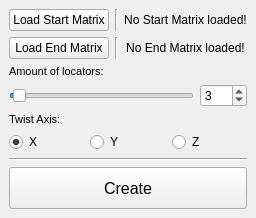
<?xml version="1.0" encoding="UTF-8"?>
<ui version="4.0">
 <class>MG_twist_MainWindow</class>
 <widget class="QMainWindow" name="MG_twist_MainWindow">
  <property name="geometry">
   <rect>
    <x>0</x>
    <y>0</y>
    <width>238</width>
    <height>218</height>
   </rect>
  </property>
  <property name="windowTitle">
   <string>MG_twist</string>
  </property>
  <widget class="QWidget" name="centralwidget">
   <layout class="QVBoxLayout" name="verticalLayout">
    <item>
     <layout class="QGridLayout" name="gridLayout">
      <item row="0" column="0">
       <widget class="QPushButton" name="loadStartMatrix_pushButton">
        <property name="sizePolicy">
         <sizepolicy hsizetype="Expanding" vsizetype="Expanding">
          <horstretch>0</horstretch>
          <verstretch>0</verstretch>
         </sizepolicy>
        </property>
        <property name="text">
         <string>Load Start Matrix</string>
        </property>
       </widget>
      </item>
      <item row="0" column="1">
       <widget class="Line" name="line_2">
        <property name="orientation">
         <enum>Qt::Vertical</enum>
        </property>
       </widget>
      </item>
      <item row="0" column="2">
       <widget class="QLabel" name="startMatrix_label">
        <property name="text">
         <string>No Start Matrix loaded!</string>
        </property>
        <property name="alignment">
         <set>Qt::AlignCenter</set>
        </property>
       </widget>
      </item>
      <item row="1" column="0">
       <widget class="QPushButton" name="loadEndMatrix_pushButton">
        <property name="sizePolicy">
         <sizepolicy hsizetype="Expanding" vsizetype="Expanding">
          <horstretch>0</horstretch>
          <verstretch>0</verstretch>
         </sizepolicy>
        </property>
        <property name="text">
         <string>Load End Matrix</string>
        </property>
       </widget>
      </item>
      <item row="1" column="1">
       <widget class="Line" name="line_3">
        <property name="orientation">
         <enum>Qt::Vertical</enum>
        </property>
       </widget>
      </item>
      <item row="1" column="2">
       <widget class="QLabel" name="endMatrix_label">
        <property name="text">
         <string>No End Matrix loaded!</string>
        </property>
        <property name="alignment">
         <set>Qt::AlignCenter</set>
        </property>
       </widget>
      </item>
     </layout>
    </item>
    <item>
     <widget class="QLabel" name="locators_label">
      <property name="font">
       <font>
        <pointsize>8</pointsize>
       </font>
      </property>
      <property name="text">
       <string>Amount of locators:</string>
      </property>
     </widget>
    </item>
    <item>
     <layout class="QHBoxLayout" name="horizontalLayout">
      <item>
       <widget class="QSlider" name="locators_horizontalSlider">
        <property name="minimum">
         <number>1</number>
        </property>
        <property name="maximum">
         <number>100</number>
        </property>
        <property name="value">
         <number>3</number>
        </property>
        <property name="orientation">
         <enum>Qt::Horizontal</enum>
        </property>
       </widget>
      </item>
      <item>
       <widget class="QSpinBox" name="locators_spinBox">
        <property name="minimum">
         <number>1</number>
        </property>
        <property name="maximum">
         <number>100</number>
        </property>
        <property name="value">
         <number>3</number>
        </property>
       </widget>
      </item>
     </layout>
    </item>
    <item>
     <widget class="QLabel" name="locators_label_2">
      <property name="font">
       <font>
        <pointsize>8</pointsize>
       </font>
      </property>
      <property name="text">
       <string>Twist Axis:</string>
      </property>
     </widget>
    </item>
    <item>
     <layout class="QHBoxLayout" name="horizontalLayout_2">
      <item>
       <widget class="QRadioButton" name="x_radioButton">
        <property name="text">
         <string>X</string>
        </property>
        <property name="checked">
         <bool>true</bool>
        </property>
       </widget>
      </item>
      <item>
       <widget class="QRadioButton" name="y_radioButton">
        <property name="text">
         <string>Y</string>
        </property>
       </widget>
      </item>
      <item>
       <widget class="QRadioButton" name="z_radioButton">
        <property name="text">
         <string>Z</string>
        </property>
       </widget>
      </item>
     </layout>
    </item>
    <item>
     <widget class="Line" name="line">
      <property name="orientation">
       <enum>Qt::Horizontal</enum>
      </property>
     </widget>
    </item>
    <item>
     <widget class="QPushButton" name="create_pushButton">
      <property name="sizePolicy">
       <sizepolicy hsizetype="Expanding" vsizetype="MinimumExpanding">
        <horstretch>0</horstretch>
        <verstretch>0</verstretch>
       </sizepolicy>
      </property>
      <property name="minimumSize">
       <size>
        <width>0</width>
        <height>40</height>
       </size>
      </property>
      <property name="font">
       <font>
        <pointsize>12</pointsize>
       </font>
      </property>
      <property name="text">
       <string>Create</string>
      </property>
     </widget>
    </item>
   </layout>
  </widget>
 </widget>
 <resources/>
 <connections>
  <connection>
   <sender>locators_horizontalSlider</sender>
   <signal>valueChanged(int)</signal>
   <receiver>locators_spinBox</receiver>
   <slot>setValue(int)</slot>
   <hints>
    <hint type="sourcelabel">
     <x>120</x>
     <y>106</y>
    </hint>
    <hint type="destinationlabel">
     <x>257</x>
     <y>106</y>
    </hint>
   </hints>
  </connection>
  <connection>
   <sender>locators_spinBox</sender>
   <signal>valueChanged(int)</signal>
   <receiver>locators_horizontalSlider</receiver>
   <slot>setValue(int)</slot>
   <hints>
    <hint type="sourcelabel">
     <x>257</x>
     <y>106</y>
    </hint>
    <hint type="destinationlabel">
     <x>120</x>
     <y>106</y>
    </hint>
   </hints>
  </connection>
 </connections>
</ui>
